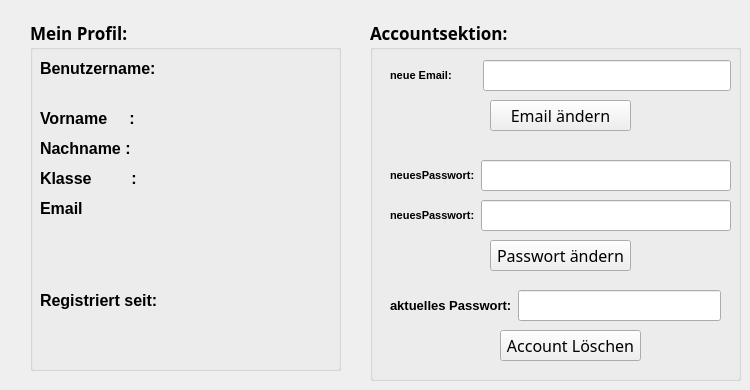
   <widget class="QWidget" name="Profil">
    <attribute name="title">
     <string>Profil</string>
    </attribute>
    <widget class="QGroupBox" name="groupBox">
     <property name="geometry">
      <rect>
       <x>370</x>
       <y>20</y>
       <width>371</width>
       <height>361</height>
      </rect>
     </property>
     <property name="font">
      <font>
       <family>Sans</family>
       <pointsize>13</pointsize>
       <weight>75</weight>
       <bold>true</bold>
      </font>
     </property>
     <property name="title">
      <string>Accountsektion:</string>
     </property>
     <widget class="QPushButton" name="btnMailAendern">
      <property name="geometry">
       <rect>
        <x>120</x>
        <y>80</y>
        <width>141</width>
        <height>31</height>
       </rect>
      </property>
      <property name="font">
       <font>
        <pointsize>12</pointsize>
        <weight>50</weight>
        <bold>false</bold>
       </font>
      </property>
      <property name="text">
       <string>Email ändern</string>
      </property>
     </widget>
     <widget class="QPushButton" name="btnPassAendern">
      <property name="geometry">
       <rect>
        <x>120</x>
        <y>220</y>
        <width>141</width>
        <height>31</height>
       </rect>
      </property>
      <property name="font">
       <font>
        <pointsize>12</pointsize>
        <weight>50</weight>
        <bold>false</bold>
       </font>
      </property>
      <property name="text">
       <string>Passwort ändern</string>
      </property>
     </widget>
     <widget class="QWidget" name="horizontalLayoutWidget_2">
      <property name="geometry">
       <rect>
        <x>20</x>
        <y>40</y>
        <width>341</width>
        <height>31</height>
       </rect>
      </property>
      <layout class="QHBoxLayout" name="horizontalLayout_6">
       <item>
        <widget class="QLabel" name="label_21">
         <property name="font">
          <font>
           <family>MS Shell Dlg 2</family>
           <pointsize>8</pointsize>
          </font>
         </property>
         <property name="text">
          <string>neue Email:        </string>
         </property>
        </widget>
       </item>
       <item>
        <widget class="QLineEdit" name="edtAccountSektionNeueEmail">
         <property name="inputMethodHints">
          <set>Qt::ImhDialableCharactersOnly|Qt::ImhEmailCharactersOnly</set>
         </property>
        </widget>
       </item>
      </layout>
     </widget>
     <widget class="QWidget" name="horizontalLayoutWidget_3">
      <property name="geometry">
       <rect>
        <x>20</x>
        <y>140</y>
        <width>341</width>
        <height>31</height>
       </rect>
      </property>
      <layout class="QHBoxLayout" name="horizontalLayout_7">
       <item>
        <widget class="QLabel" name="label_34">
         <property name="font">
          <font>
           <family>MS Shell Dlg 2</family>
           <pointsize>8</pointsize>
          </font>
         </property>
         <property name="text">
          <string>neuesPasswort:</string>
         </property>
        </widget>
       </item>
       <item>
        <widget class="QLineEdit" name="edtAccountSektionNeuesPasswort"/>
       </item>
      </layout>
     </widget>
     <widget class="QWidget" name="horizontalLayoutWidget_4">
      <property name="geometry">
       <rect>
        <x>20</x>
        <y>180</y>
        <width>341</width>
        <height>31</height>
       </rect>
      </property>
      <layout class="QHBoxLayout" name="horizontalLayout_8">
       <item>
        <widget class="QLabel" name="label_35">
         <property name="font">
          <font>
           <family>MS Shell Dlg 2</family>
           <pointsize>8</pointsize>
          </font>
         </property>
         <property name="text">
          <string>neuesPasswort:</string>
         </property>
        </widget>
       </item>
       <item>
        <widget class="QLineEdit" name="edtAccountSektionNeuesPasswortWiederholt"/>
       </item>
      </layout>
     </widget>
     <widget class="QWidget" name="horizontalLayoutWidget">
      <property name="geometry">
       <rect>
        <x>20</x>
        <y>270</y>
        <width>331</width>
        <height>31</height>
       </rect>
      </property>
      <layout class="QHBoxLayout" name="horizontalLayout_5">
       <item>
        <widget class="QLabel" name="label_20">
         <property name="font">
          <font>
           <family>MS Shell Dlg 2</family>
           <pointsize>10</pointsize>
           <weight>75</weight>
           <bold>true</bold>
          </font>
         </property>
         <property name="text">
          <string>aktuelles Passwort:</string>
         </property>
        </widget>
       </item>
       <item>
        <widget class="QLineEdit" name="edtAccountSektionAktuellesPasswort">
         <property name="inputMethodHints">
          <set>Qt::ImhHiddenText|Qt::ImhNoAutoUppercase|Qt::ImhNoPredictiveText|Qt::ImhSensitiveData</set>
         </property>
         <property name="echoMode">
          <enum>QLineEdit::Password</enum>
         </property>
        </widget>
       </item>
      </layout>
     </widget>
     <widget class="QPushButton" name="btnAccountLoeschen">
      <property name="geometry">
       <rect>
        <x>130</x>
        <y>310</y>
        <width>141</width>
        <height>31</height>
       </rect>
      </property>
      <property name="font">
       <font>
        <pointsize>12</pointsize>
        <weight>50</weight>
        <bold>false</bold>
       </font>
      </property>
      <property name="text">
       <string>Account Löschen</string>
      </property>
     </widget>
     <zorder>btnMailAendern</zorder>
     <zorder>btnPassAendern</zorder>
     <zorder>horizontalLayoutWidget_2</zorder>
     <zorder>horizontalLayoutWidget_3</zorder>
     <zorder>horizontalLayoutWidget_4</zorder>
     <zorder>edtAccountSektionNeuesPasswort</zorder>
     <zorder>horizontalLayoutWidget</zorder>
     <zorder>btnAccountLoeschen</zorder>
    </widget>
    <widget class="QGroupBox" name="groupBox_2">
     <property name="geometry">
      <rect>
       <x>30</x>
       <y>20</y>
       <width>311</width>
       <height>351</height>
      </rect>
     </property>
     <property name="font">
      <font>
       <family>Sans</family>
       <pointsize>13</pointsize>
       <weight>75</weight>
       <bold>true</bold>
      </font>
     </property>
     <property name="title">
      <string>Mein Profil:</string>
     </property>
     <widget class="QLabel" name="label_17">
      <property name="geometry">
       <rect>
        <x>10</x>
        <y>40</y>
        <width>121</width>
        <height>16</height>
       </rect>
      </property>
      <property name="font">
       <font>
        <family>Arial</family>
        <pointsize>12</pointsize>
        <weight>75</weight>
        <bold>true</bold>
       </font>
      </property>
      <property name="text">
       <string>Benutzername:</string>
      </property>
     </widget>
     <widget class="QLabel" name="lblBenutzernameProfil">
      <property name="geometry">
       <rect>
        <x>140</x>
        <y>40</y>
        <width>161</width>
        <height>16</height>
       </rect>
      </property>
      <property name="font">
       <font>
        <family>Arial</family>
        <pointsize>10</pointsize>
        <weight>75</weight>
        <bold>true</bold>
       </font>
      </property>
      <property name="text">
       <string/>
      </property>
     </widget>
     <widget class="QLabel" name="lblPunkte_2">
      <property name="geometry">
       <rect>
        <x>80</x>
        <y>140</y>
        <width>81</width>
        <height>16</height>
       </rect>
      </property>
      <property name="font">
       <font>
        <family>Arial</family>
        <pointsize>10</pointsize>
        <weight>75</weight>
        <bold>true</bold>
       </font>
      </property>
      <property name="text">
       <string/>
      </property>
     </widget>
     <widget class="QLabel" name="lblPlatz">
      <property name="geometry">
       <rect>
        <x>80</x>
        <y>170</y>
        <width>81</width>
        <height>16</height>
       </rect>
      </property>
      <property name="font">
       <font>
        <family>Arial</family>
        <pointsize>10</pointsize>
        <weight>75</weight>
        <bold>true</bold>
       </font>
      </property>
      <property name="text">
       <string/>
      </property>
     </widget>
     <widget class="QLabel" name="lblTipsAbgegeben">
      <property name="geometry">
       <rect>
        <x>120</x>
        <y>70</y>
        <width>111</width>
        <height>16</height>
       </rect>
      </property>
      <property name="font">
       <font>
        <family>Arial</family>
        <pointsize>10</pointsize>
        <weight>75</weight>
        <bold>true</bold>
       </font>
      </property>
      <property name="text">
       <string/>
      </property>
     </widget>
     <widget class="QLabel" name="label_37">
      <property name="geometry">
       <rect>
        <x>10</x>
        <y>90</y>
        <width>111</width>
        <height>16</height>
       </rect>
      </property>
      <property name="font">
       <font>
        <family>Arial</family>
        <pointsize>12</pointsize>
        <weight>75</weight>
        <bold>true</bold>
       </font>
      </property>
      <property name="text">
       <string>Vorname     :</string>
      </property>
     </widget>
     <widget class="QLabel" name="lblVorname">
      <property name="geometry">
       <rect>
        <x>120</x>
        <y>90</y>
        <width>181</width>
        <height>16</height>
       </rect>
      </property>
      <property name="font">
       <font>
        <family>Arial</family>
        <pointsize>10</pointsize>
        <weight>75</weight>
        <bold>true</bold>
       </font>
      </property>
      <property name="text">
       <string/>
      </property>
     </widget>
     <widget class="QLabel" name="label_38">
      <property name="geometry">
       <rect>
        <x>10</x>
        <y>120</y>
        <width>111</width>
        <height>16</height>
       </rect>
      </property>
      <property name="font">
       <font>
        <family>Arial</family>
        <pointsize>12</pointsize>
        <weight>75</weight>
        <bold>true</bold>
       </font>
      </property>
      <property name="text">
       <string>Nachname :</string>
      </property>
     </widget>
     <widget class="QLabel" name="lblNachname">
      <property name="geometry">
       <rect>
        <x>120</x>
        <y>120</y>
        <width>181</width>
        <height>16</height>
       </rect>
      </property>
      <property name="font">
       <font>
        <family>Arial</family>
        <pointsize>10</pointsize>
        <weight>75</weight>
        <bold>true</bold>
       </font>
      </property>
      <property name="text">
       <string/>
      </property>
     </widget>
     <widget class="QLabel" name="label_39">
      <property name="geometry">
       <rect>
        <x>10</x>
        <y>150</y>
        <width>111</width>
        <height>16</height>
       </rect>
      </property>
      <property name="font">
       <font>
        <family>Arial</family>
        <pointsize>12</pointsize>
        <weight>75</weight>
        <bold>true</bold>
       </font>
      </property>
      <property name="text">
       <string>Klasse         :</string>
      </property>
     </widget>
     <widget class="QLabel" name="lblKlasse">
      <property name="geometry">
       <rect>
        <x>120</x>
        <y>150</y>
        <width>181</width>
        <height>16</height>
       </rect>
      </property>
      <property name="font">
       <font>
        <family>Arial</family>
        <pointsize>10</pointsize>
        <weight>75</weight>
        <bold>true</bold>
       </font>
      </property>
      <property name="text">
       <string/>
      </property>
     </widget>
     <widget class="QLabel" name="lblRegSeit">
      <property name="geometry">
       <rect>
        <x>20</x>
        <y>310</y>
        <width>271</width>
        <height>20</height>
       </rect>
      </property>
      <property name="font">
       <font>
        <family>Arial</family>
        <pointsize>12</pointsize>
        <weight>75</weight>
        <bold>true</bold>
       </font>
      </property>
      <property name="text">
       <string/>
      </property>
     </widget>
     <widget class="QLabel" name="label_23">
      <property name="geometry">
       <rect>
        <x>10</x>
        <y>270</y>
        <width>121</width>
        <height>21</height>
       </rect>
      </property>
      <property name="font">
       <font>
        <family>Arial</family>
        <pointsize>12</pointsize>
        <weight>75</weight>
        <bold>true</bold>
       </font>
      </property>
      <property name="text">
       <string>Registriert seit:</string>
      </property>
     </widget>
     <widget class="QLabel" name="label_22">
      <property name="geometry">
       <rect>
        <x>10</x>
        <y>180</y>
        <width>91</width>
        <height>16</height>
       </rect>
      </property>
      <property name="font">
       <font>
        <family>Arial</family>
        <pointsize>12</pointsize>
        <weight>75</weight>
        <bold>true</bold>
       </font>
      </property>
      <property name="text">
       <string>Email           :</string>
      </property>
     </widget>
     <widget class="QLabel" name="lblMail">
      <property name="geometry">
       <rect>
        <x>120</x>
        <y>180</y>
        <width>171</width>
        <height>16</height>
       </rect>
      </property>
      <property name="font">
       <font>
        <family>Arial</family>
        <pointsize>10</pointsize>
        <weight>75</weight>
        <bold>true</bold>
       </font>
      </property>
      <property name="text">
       <string/>
      </property>
     </widget>
    </widget>
   </widget>
